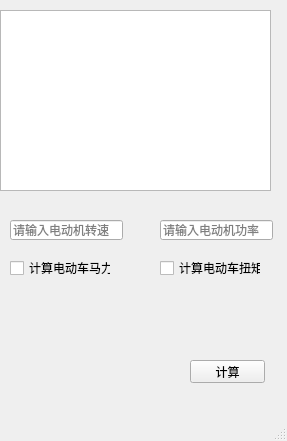
<?xml version="1.0" encoding="UTF-8"?>
<ui version="4.0">
 <class>MainWindow</class>
 <widget class="QMainWindow" name="MainWindow">
  <property name="geometry">
   <rect>
    <x>0</x>
    <y>0</y>
    <width>287</width>
    <height>441</height>
   </rect>
  </property>
  <property name="windowTitle">
   <string>电动机性能计算</string>
  </property>
  <widget class="QWidget" name="centralWidget">
   <widget class="QLineEdit" name="RpmEdit">
    <property name="enabled">
     <bool>true</bool>
    </property>
    <property name="geometry">
     <rect>
      <x>10</x>
      <y>220</y>
      <width>113</width>
      <height>20</height>
     </rect>
    </property>
    <property name="text">
     <string/>
    </property>
    <property name="dragEnabled">
     <bool>false</bool>
    </property>
    <property name="placeholderText">
     <string>请输入电动机转速</string>
    </property>
   </widget>
   <widget class="QLineEdit" name="PowerEdit">
    <property name="geometry">
     <rect>
      <x>160</x>
      <y>220</y>
      <width>113</width>
      <height>20</height>
     </rect>
    </property>
    <property name="text">
     <string/>
    </property>
    <property name="placeholderText">
     <string>请输入电动机功率</string>
    </property>
   </widget>
   <widget class="QCheckBox" name="housePower_Check">
    <property name="geometry">
     <rect>
      <x>10</x>
      <y>260</y>
      <width>101</width>
      <height>16</height>
     </rect>
    </property>
    <property name="text">
     <string>计算电动车马力</string>
    </property>
   </widget>
   <widget class="QCheckBox" name="Force_Check">
    <property name="geometry">
     <rect>
      <x>160</x>
      <y>260</y>
      <width>101</width>
      <height>16</height>
     </rect>
    </property>
    <property name="text">
     <string>计算电动车扭矩</string>
    </property>
   </widget>
   <widget class="QPushButton" name="pushButton">
    <property name="geometry">
     <rect>
      <x>190</x>
      <y>360</y>
      <width>75</width>
      <height>23</height>
     </rect>
    </property>
    <property name="text">
     <string>计算</string>
    </property>
   </widget>
   <widget class="QTextEdit" name="Result_text">
    <property name="geometry">
     <rect>
      <x>0</x>
      <y>10</y>
      <width>271</width>
      <height>181</height>
     </rect>
    </property>
   </widget>
  </widget>
  <widget class="QMenuBar" name="menuBar">
   <property name="geometry">
    <rect>
     <x>0</x>
     <y>0</y>
     <width>287</width>
     <height>23</height>
    </rect>
   </property>
  </widget>
  <widget class="QStatusBar" name="statusBar"/>
 </widget>
 <layoutdefault spacing="6" margin="11"/>
 <resources/>
 <connections/>
</ui>
